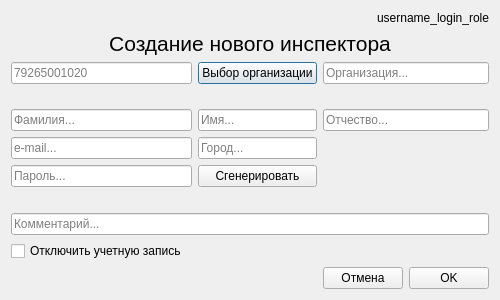
<?xml version="1.0" encoding="UTF-8"?>
<ui version="4.0">
 <class>Create_inspector</class>
 <widget class="QDialog" name="Create_inspector">
  <property name="windowModality">
   <enum>Qt::NonModal</enum>
  </property>
  <property name="geometry">
   <rect>
    <x>0</x>
    <y>0</y>
    <width>500</width>
    <height>300</height>
   </rect>
  </property>
  <property name="minimumSize">
   <size>
    <width>500</width>
    <height>300</height>
   </size>
  </property>
  <property name="maximumSize">
   <size>
    <width>500</width>
    <height>300</height>
   </size>
  </property>
  <property name="windowTitle">
   <string>Event</string>
  </property>
  <property name="modal">
   <bool>false</bool>
  </property>
  <layout class="QGridLayout" name="gridLayout">
   <item row="4" column="1" colspan="2">
    <widget class="QPushButton" name="pushButton_select_organization">
     <property name="text">
      <string>Выбор организации</string>
     </property>
    </widget>
   </item>
   <item row="4" column="3" colspan="2">
    <widget class="QLineEdit" name="lineEdit">
     <property name="placeholderText">
      <string>Организация...</string>
     </property>
    </widget>
   </item>
   <item row="6" column="3" colspan="2">
    <widget class="QLineEdit" name="lineEdit_last_name">
     <property name="placeholderText">
      <string>Отчество...</string>
     </property>
    </widget>
   </item>
   <item row="9" column="0">
    <spacer name="verticalSpacer">
     <property name="orientation">
      <enum>Qt::Vertical</enum>
     </property>
     <property name="sizeHint" stdset="0">
      <size>
       <width>20</width>
       <height>40</height>
      </size>
     </property>
    </spacer>
   </item>
   <item row="0" column="0" colspan="5">
    <widget class="QLabel" name="label_username_login_role">
     <property name="text">
      <string>username_login_role</string>
     </property>
     <property name="alignment">
      <set>Qt::AlignRight|Qt::AlignTrailing|Qt::AlignVCenter</set>
     </property>
    </widget>
   </item>
   <item row="6" column="0">
    <widget class="QLineEdit" name="lineEdit_second_name">
     <property name="placeholderText">
      <string>Фамилия...</string>
     </property>
    </widget>
   </item>
   <item row="1" column="0" colspan="5">
    <widget class="QLabel" name="label_create_inspector">
     <property name="font">
      <font>
       <pointsize>16</pointsize>
      </font>
     </property>
     <property name="text">
      <string>Создание нового инспектора</string>
     </property>
     <property name="alignment">
      <set>Qt::AlignCenter</set>
     </property>
    </widget>
   </item>
   <item row="11" column="0" colspan="2">
    <widget class="QCheckBox" name="checkBox_disabled_inspector">
     <property name="text">
      <string>Отключить учетную запись</string>
     </property>
    </widget>
   </item>
   <item row="6" column="1" colspan="2">
    <widget class="QLineEdit" name="lineEdit_first_name">
     <property name="placeholderText">
      <string>Имя...</string>
     </property>
    </widget>
   </item>
   <item row="8" column="1" colspan="2">
    <widget class="QPushButton" name="pushButton_generate">
     <property name="text">
      <string>Сгенерировать</string>
     </property>
    </widget>
   </item>
   <item row="10" column="0" colspan="5">
    <widget class="QLineEdit" name="lineEdit_comment">
     <property name="placeholderText">
      <string>Комментарий...</string>
     </property>
    </widget>
   </item>
   <item row="7" column="0">
    <widget class="QLineEdit" name="lineEdit_email">
     <property name="placeholderText">
      <string>e-mail...</string>
     </property>
    </widget>
   </item>
   <item row="7" column="1" colspan="2">
    <widget class="QLineEdit" name="lineEdit_city">
     <property name="placeholderText">
      <string>Город...</string>
     </property>
    </widget>
   </item>
   <item row="4" column="0">
    <widget class="QLineEdit" name="lineEdit_phone_number">
     <property name="placeholderText">
      <string>79265001020</string>
     </property>
    </widget>
   </item>
   <item row="8" column="0">
    <widget class="QLineEdit" name="lineEdit_password">
     <property name="placeholderText">
      <string>Пароль...</string>
     </property>
    </widget>
   </item>
   <item row="5" column="0">
    <spacer name="verticalSpacer_2">
     <property name="orientation">
      <enum>Qt::Vertical</enum>
     </property>
     <property name="sizeHint" stdset="0">
      <size>
       <width>20</width>
       <height>40</height>
      </size>
     </property>
    </spacer>
   </item>
   <item row="12" column="4">
    <widget class="QPushButton" name="pushButton_ok">
     <property name="text">
      <string>OK</string>
     </property>
    </widget>
   </item>
   <item row="12" column="3">
    <widget class="QPushButton" name="pushButton_cancel">
     <property name="text">
      <string>Отмена</string>
     </property>
    </widget>
   </item>
  </layout>
 </widget>
 <tabstops>
  <tabstop>lineEdit_phone_number</tabstop>
  <tabstop>pushButton_select_organization</tabstop>
  <tabstop>lineEdit</tabstop>
  <tabstop>lineEdit_second_name</tabstop>
  <tabstop>lineEdit_first_name</tabstop>
  <tabstop>lineEdit_last_name</tabstop>
  <tabstop>lineEdit_email</tabstop>
  <tabstop>lineEdit_city</tabstop>
  <tabstop>lineEdit_password</tabstop>
  <tabstop>pushButton_generate</tabstop>
  <tabstop>lineEdit_comment</tabstop>
  <tabstop>checkBox_disabled_inspector</tabstop>
 </tabstops>
 <resources/>
 <connections>
  <connection>
   <sender>pushButton_generate</sender>
   <signal>clicked()</signal>
   <receiver>Create_inspector</receiver>
   <slot>update()</slot>
   <hints>
    <hint type="sourcelabel">
     <x>236</x>
     <y>181</y>
    </hint>
    <hint type="destinationlabel">
     <x>250</x>
     <y>153</y>
    </hint>
   </hints>
  </connection>
  <connection>
   <sender>pushButton_select_organization</sender>
   <signal>clicked()</signal>
   <receiver>Create_inspector</receiver>
   <slot>open()</slot>
   <hints>
    <hint type="sourcelabel">
     <x>236</x>
     <y>74</y>
    </hint>
    <hint type="destinationlabel">
     <x>250</x>
     <y>153</y>
    </hint>
   </hints>
  </connection>
  <connection>
   <sender>checkBox_disabled_inspector</sender>
   <signal>stateChanged(int)</signal>
   <receiver>Create_inspector</receiver>
   <slot>show()</slot>
   <hints>
    <hint type="sourcelabel">
     <x>121</x>
     <y>256</y>
    </hint>
    <hint type="destinationlabel">
     <x>250</x>
     <y>153</y>
    </hint>
   </hints>
  </connection>
  <connection>
   <sender>pushButton_cancel</sender>
   <signal>clicked()</signal>
   <receiver>Create_inspector</receiver>
   <slot>close()</slot>
   <hints>
    <hint type="sourcelabel">
     <x>364</x>
     <y>278</y>
    </hint>
    <hint type="destinationlabel">
     <x>249</x>
     <y>149</y>
    </hint>
   </hints>
  </connection>
  <connection>
   <sender>pushButton_ok</sender>
   <signal>clicked()</signal>
   <receiver>Create_inspector</receiver>
   <slot>show()</slot>
   <hints>
    <hint type="sourcelabel">
     <x>450</x>
     <y>278</y>
    </hint>
    <hint type="destinationlabel">
     <x>249</x>
     <y>149</y>
    </hint>
   </hints>
  </connection>
 </connections>
</ui>
